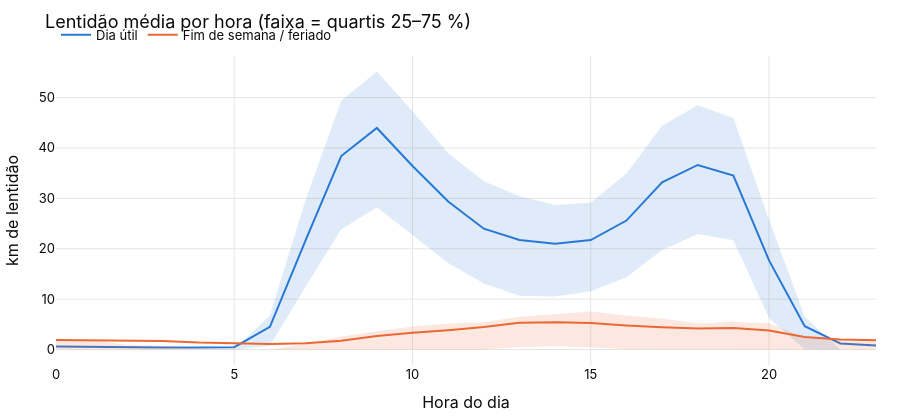

Notebook cell for this chart:
### Markdown cell above
### 3.3 Lentidão ao longo do dia: dia útil × fim de semana/feriado

### Code cell
h = horario.dropna(subset=["km_lentidao_total"]).copy()
h["tipo_dia"] = np.where((h.fim_de_semana == 1) | (h.feriado == 1), "Fim de semana / feriado", "Dia útil")
perfil = h.groupby(["tipo_dia", "hora"]).km_lentidao_total.agg(media="mean", p25=lambda s: s.quantile(.25), p75=lambda s: s.quantile(.75)).reset_index()
fig = go.Figure()
for i, tipo in enumerate(["Dia útil", "Fim de semana / feriado"]):
    d = perfil[perfil.tipo_dia == tipo]
    cor = viz.CATEGORICAS[i]
    fig.add_trace(go.Scatter(x=pd.concat([d.hora, d.hora[::-1]]), y=pd.concat([d.p75, d.p25[::-1]]), fill="toself",
                             fillcolor=cor, opacity=.15, line=dict(width=0), hoverinfo="skip", showlegend=False))
    fig.add_trace(go.Scatter(x=d.hora, y=d.media, mode="lines", name=tipo, line=dict(color=cor, width=2),
                             hovertemplate="%{x}h: %{y:.1f} km<extra>" + tipo + "</extra>"))
fig.update_layout(**viz.PLOTLY_LAYOUT, title="Lentidão média por hora (faixa = quartis 25–75 %)",
                  xaxis_title="Hora do dia", yaxis_title="km de lentidão", hovermode="x unified", height=420)
fig.show()

### Figure 1 — Plotly figure (JSON) as saved in the notebook; plotly's stock layout.template omitted (floating-point values rounded to 4 significant figures)
{"data": [{"fill": "toself", "fillcolor": "#2a78d6", "hoverinfo": "skip", "line": {"width": 0}, "opacity": 0.15, "showlegend": false, "type": "scatter", "x": [0, 1, 2, 3, 4, 5, 6, 7, 8, 9, 10, 11, 12, 13, 14, 15, 16, 17, 18, 19, 20, 21, 22, 23, 23, 22, 21, 20, 19, 18, 17, 16, 15, 14, 13, 12, 11, 10, 9, 8, 7, 6, 5, 4, 3, 2, 1, 0], "y": [0.0, 0.0, 0.0, 0.0, 0.0, 0.0, 6.758, 29.65, 49.36, 55.17, 47.26, 38.94, 33.41, 30.39, 28.67, 29.13, 34.95, 44.42, 48.46, 45.92, 25.76, 6.487, 0.0, 0.0, 0.0, 0.0, 0.0, 6.275, 21.68, 22.95, 19.77, 14.34, 11.57, 10.5, 10.66, 13.11, 17.19, 22.72, 28.25, 23.84, 12.46, 0.738, 0.0, 0.0, 0.0, 0.0, 0.0, 0.0]}, {"hovertemplate": "%{x}h: %{y:.1f} km<extra>Dia útil</extra>", "line": {"color": "#2a78d6", "width": 2}, "mode": "lines", "name": "Dia útil", "type": "scatter", "x": [0, 1, 2, 3, 4, 5, 6, 7, 8, 9, 10, 11, 12, 13, 14, 15, 16, 17, 18, 19, 20, 21, 22, 23], "y": [0.598, 0.5152, 0.4277, 0.4253, 0.4228, 0.4608, 4.516, 21.67, 38.39, 43.96, 36.41, 29.39, 23.98, 21.75, 21.01, 21.72, 25.59, 33.16, 36.62, 34.53, 17.69, 4.625, 1.218, 0.8145]}, {"fill": "toself", "fillcolor": "#eb6834", "hoverinfo": "skip", "line": {"width": 0}, "opacity": 0.15, "showlegend": false, "type": "scatter", "x": [0, 1, 2, 3, 4, 5, 6, 7, 8, 9, 10, 11, 12, 13, 14, 15, 16, 17, 18, 19, 20, 21, 22, 23, 23, 22, 21, 20, 19, 18, 17, 16, 15, 14, 13, 12, 11, 10, 9, 8, 7, 6, 5, 4, 3, 2, 1, 0], "y": [2.029, 1.832, 0.931, 0.73, 0.18, 0.055, 0.0, 1.089, 2.581, 3.655, 4.594, 5.165, 5.411, 6.495, 6.981, 7.552, 6.76, 6.173, 5.171, 5.516, 5.207, 2.38, 1.808, 1.605, 0.0, 0.0, 0.0, 0.0, 0.0, 0.0, 0.0, 0.08, 0.469, 0.647, 0.488, 0.0, 0.0, 0.0, 0.0, 0.0, 0.0, 0.0, 0.0, 0.0, 0.0, 0.0, 0.0, 0.0]}, {"hovertemplate": "%{x}h: %{y:.1f} km<extra>Fim de semana / feriado</extra>", "line": {"color": "#eb6834", "width": 2}, "mode": "lines", "name": "Fim de semana / feriado", "type": "scatter", "x": [0, 1, 2, 3, 4, 5, 6, 7, 8, 9, 10, 11, 12, 13, 14, 15, 16, 17, 18, 19, 20, 21, 22, 23], "y": [1.904, 1.779, 1.725, 1.676, 1.375, 1.261, 1.123, 1.274, 1.725, 2.692, 3.343, 3.839, 4.476, 5.309, 5.439, 5.29, 4.777, 4.418, 4.161, 4.259, 3.781, 2.47, 1.987, 1.836]}], "layout": {"colorway": ["#2a78d6", "#eb6834", "#1baf7a", "#eda100", "#e87ba4", "#008300", "#6250d6", "#e34948"], "font": {"color": "#0b0b0b", "family": "Inter, -apple-system, Helvetica, Arial, sans-serif", "size": 13}, "height": 420, "hoverlabel": {"bgcolor": "#ffffff", "font": {"color": "#0b0b0b"}}, "hovermode": "x unified", "legend": {"orientation": "h", "x": 0, "xanchor": "left", "y": 1.02, "yanchor": "bottom"}, "margin": {"b": 48, "l": 48, "r": 24, "t": 56}, "paper_bgcolor": "rgba(0,0,0,0)", "plot_bgcolor": "rgba(0,0,0,0)", "title": {"text": "Lentidão média por hora (faixa = quartis 25–75 %)"}, "xaxis": {"gridcolor": "#e6e5e1", "title": {"text": "Hora do dia"}, "zeroline": false}, "yaxis": {"gridcolor": "#e6e5e1", "title": {"text": "km de lentidão"}, "zeroline": false}}}
